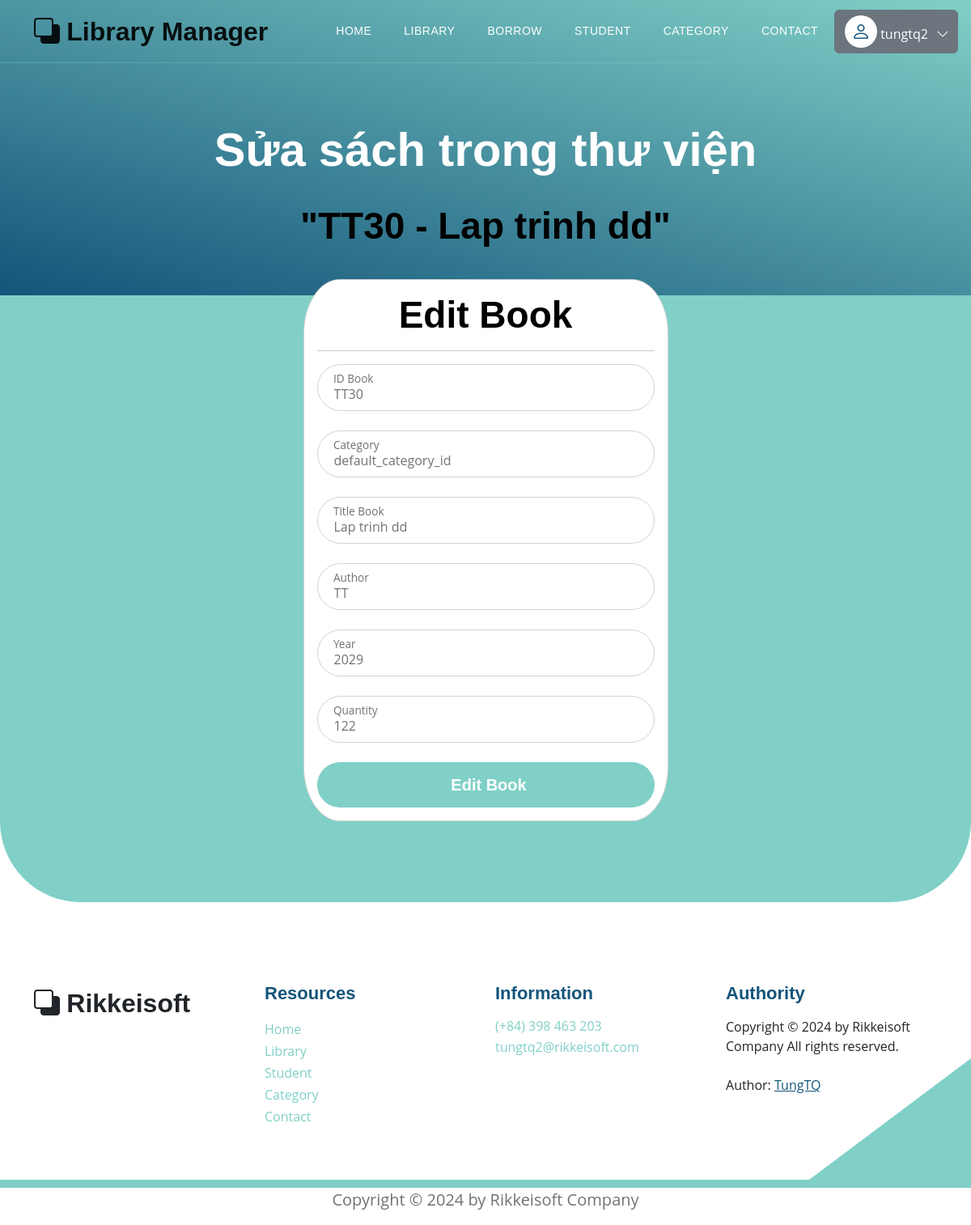
The page /books/edit_book?id=TT30 (signed in) on the database as committed earlier.
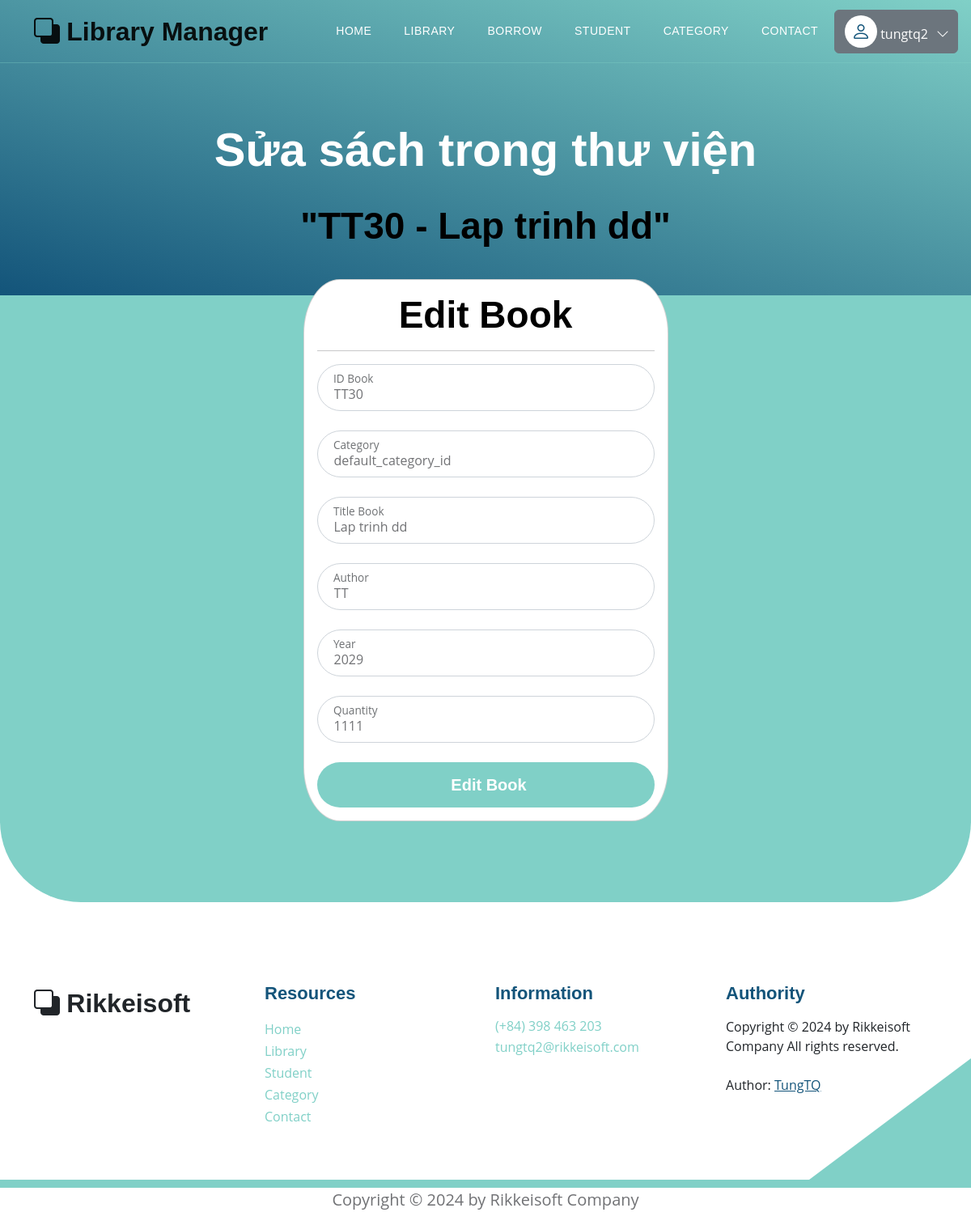
The same page on the database as committed later.
### models.py (models this page shows)
class Book(Base):
    __tablename__ = 'books'
    username_id = Column(String(30), ForeignKey('users.username'), nullable=False)
    id_book = Column(String(30), primary_key=True, unique=True, index=True)         # Số thứ tự sách
    title = Column(String(100), index=True)      # Tiêu đề sách
    author = Column(String(100), index=True)     # Tác giả
    year = Column(Integer)                  # Năm xuất bản
    quantity_amount = Column(Integer, index=True, default=0)
    category_id = Column(String(10), ForeignKey('category.category_id'), nullable=False)
    insert_at = Column(DateTime, index = True)
    insert_id = Column(String(30), index = True)
    update_at = Column(DateTime,index=True)
    update_id = Column(String(30), index = True)
    delete_at = Column(DateTime,index=True)
    delete_id = Column(String(30), index = True)
    delete_flag = Column(Integer, index=True)
    user = relationship("User", back_populates="books")
    category = relationship("Category", back_populates="category_books")
    borrows = relationship("BorrowBook", back_populates="book_borrow")
    borrowfinal = relationship("BorrowBookFinal", back_populates="book_borrow_final")

### main.py (the view)
@app.get('/books/edit_book', response_class=HTMLResponse)
async def get_edit(request: Request, id: str, db: Session = Depends(models.get_db)):
    book = db.query(models.Book).filter(models.Book.id_book == id).first()
    if book:
        return templates.TemplateResponse("edit_book.html", {"request": request, "book": book})
    else:
        return templates.TemplateResponse("error_template.html", {"request": request, "error": "Page not found"})

### templates/edit_book.html (shortened to what this page needs)
{% extends "base.html" %}
{% block content %}
<section class="hero-section d-flex justify-content-center align-items-center" id="section_1"
    style="padding-bottom: 50px;">
    <div class="container">
        <div class="row">
            <div class="col-lg-8 col-12 mx-auto">
                <h1 class="text-white text-center"> Sửa sách trong thư viện </h1>
                <br>
                <h2 class="text-center"> "{{book.id_book}} - {{book.title}}" </h2>
            </div>
        </div>
    </div>
</section>
<section class="featured-section">
    <div class="container">
        <div class="row justify-content-center">
            <div class="col-lg-5 col-md-7 col-12" style="padding-top: 80px;">
                <div class="card" style="border-radius: 10%;">
                    <div class="card-body">
                        <h2 class="card-title text-center"> Edit Book </h2>
                        <hr>
                        <form action="/books/edit_book" method="post" class="custom-form" role="form">
                            <div class="form-floating mb-3">
                                <input type="text" name="id" id="id" class="form-control"
                                    placeholder="ID Book" value="{{book.id_book}}" readonly>
                                <label for="id_book"> ID Book </label>
                            </div>
                            <div class="form-floating mb-3">
                                <select name="category_id" id="category_id" class="form-control" required="">
                                    <option value="default_category_id"> default_category_id </option>
                                </select>
                                <label for="category_id">Category</label>
                            </div>
                            <div class="form-floating mb-3">
                                <input type="text" name="title" id="title" class="form-control"
                                    placeholder="Title" value="{{book.title}}">
                                <label for="title"> Title Book </label>
                            </div>
                            <div class="form-floating mb-3">
                                <input type="text" name="author" id="author" class="form-control"
                                    placeholder="Author" value="{{book.author}}">
                                <label for="author"> Author </label>
                            </div>
                            <div class="form-floating mb-3">
                                <input type="number" name="year" id="year" class="form-control"
                                    placeholder="year" value="{{book.year}}">
                                <label for="year"> Year </label>
                            </div>
                            <div class="form-floating mb-3">
                                <input type="number" name="quantity" id="quantity" class="form-control"
                                    placeholder="quantity" value="{{book.quantity_amount}}">
                                <label for="quantity"> Quantity </label>
                            </div>
                            <button type="submit" class="form-control btn btn-primary"> Edit Book </button>
                        </form>
                    </div>
                </div>
            </div>
        </div>
    </div>
</section>
{% endblock content %}

Rows that differ between the two databases and show on the page:
changed Book "TT30": quantity "122" → "1111"
